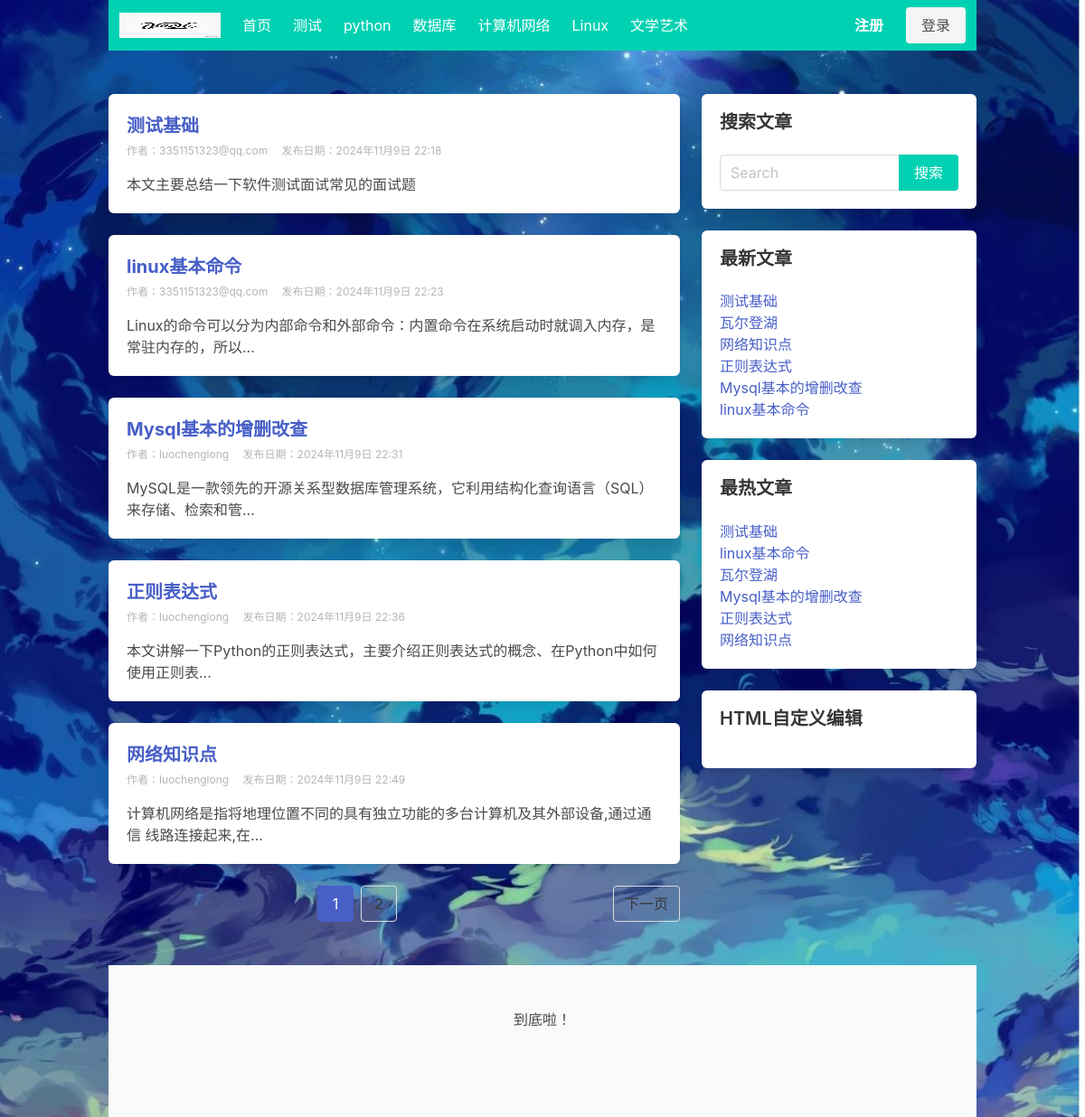
The page / on the database its author committed.
### blog/models.py (models this page shows, shortened)
class Category(models.Model):
    name = models.CharField(max_length=32, verbose_name="分类名称")
    desc = models.TextField(max_length=200, blank=True, default='', verbose_name="分类描述")
    add_date = models.DateTimeField(auto_now_add=True, verbose_name="添加时间")
    pub_date = models.DateTimeField(auto_now=True, verbose_name="修改时间")
    class Meta:
        verbose_name = "博客分类"
        verbose_name_plural = verbose_name

class Post(models.Model):
    title = models.CharField(max_length=61, verbose_name="文章标题")
    desc = models.TextField(max_length=200, blank=True, default='', verbose_name="文章描述")
    category = models.ForeignKey(Category, on_delete=models.CASCADE, verbose_name="分类")
    content = models.TextField(verbose_name="文章详情")
    tags = models.ForeignKey(Tag, blank=True, null=True, on_delete=models.CASCADE, verbose_name="文章标签")
    owner = models.ForeignKey(User, on_delete=models.CASCADE, verbose_name="作者")
    is_hot = models.BooleanField(default=False, verbose_name="是否热门")  # 手动热门推荐
    pv = models.IntegerField(default=0, verbose_name="浏览量")  # 浏览量
    add_date = models.DateTimeField(auto_now_add=True, verbose_name="添加时间")
    pub_date = models.DateTimeField(auto_now=True, verbose_name="修改时间")
    class Meta:
        verbose_name = "文章"
        verbose_name_plural = verbose_name

class Sidebar(models.Model):
    STATUS = (
        (1, '隐藏'),
        (2, '展示')
    )
    DISPLAY_TYPE = (
        (1, '搜索'),
        (2, '最新文章'),
        (3, '最热文章'),
        (4, '最近评论'),
        (5, '文章归档'),
        (6, 'HTML')
    )
    title = models.CharField(max_length=50, verbose_name="模块名称")  # 模块名称
    display_type = models.PositiveIntegerField(default=1, choices=DISPLAY_TYPE,
                                               verbose_name="展示类型")  # 侧边栏  搜索框/最新文章/热门文章/HTML自定义等
    content = models.CharField(max_length=500, blank=True, default='', verbose_name="内容",
                               help_text="如果设置的不是HTML类型，可为空")  # 这个字段是专门用来给HTML类型用的，其他类型可为空
    sort = models.PositiveIntegerField(default=1, verbose_name="排序", help_text='序号越大越靠前')
    status = models.PositiveIntegerField(default=2, choices=STATUS, verbose_name="状态")  # 隐藏  显示状态
    add_date = models.DateTimeField(auto_now_add=True, verbose_name="创建时间")  # 时间
    class Meta:
        verbose_name = "侧边栏"
        verbose_name_plural = verbose_name
        ordering = ['-sort']
    @classmethod  # 类方法装饰器，这个就变成了这个类的一个方法可以调用
    def get_sidebar(cls):
        return cls.objects.filter(status=2)  # 查询到所有允许展示的模块
    @property  # 成为一个类属性，调用的时候不需要后边的（）,是只读的，用户没办法修改
    def get_content(self):
        if self.display_type == 1:
            context = {
            }
            return render_to_string('blog/sidebar/search.html', context=context)
        elif self.display_type == 2:
            context = {
            }
            return render_to_string('blog/sidebar/new_post.html', context=context)
        elif self.display_type == 3:
            context = {
            }
            return render_to_string('blog/sidebar/hot_post.html', context=context)
        elif self.display_type == 4:
            context = {
            }
            return render_to_string('blog/sidebar/commment.html', context=context)
        elif self.display_type == 5:  # 文章归档
            context = {
            }
            return render_to_string('blog/sidebar/archives.html', context=context)
        elif self.display_type == 6:  # 自定义侧边栏
            return self.content  # 在侧边栏直接使用这里的html，模板中必须使用safe过滤器去渲染HTML

### blog/views.py (the view)
# urls.py: path('', views.index, name='index'),
def index(request):
    post_list = Post.objects.all()  # 查询到所有的文章,queryset
    paginator = Paginator(post_list, 5)  # 第二个参数2代表每页显示几个
    page_number = request.GET.get('page')  # http://assas.co/?page=1 (页码)
    page_obj = paginator.get_page(page_number)
    context = {'page_obj': page_obj}
    return render(request, 'blog/index.html', context)

### blog/templatetags/category.py (called while the page is built)
@register.simple_tag
def get_category_list():
    return Category.objects.all()

@register.simple_tag
def get_sidebar_list():
    return Sidebar.get_sidebar()

@register.simple_tag
def get_new_post():
    return Post.objects.order_by('-pub_date')[:8]

@register.simple_tag
def get_hot_pv_post():
    return Post.objects.order_by('-pv')[:8]

### blog/templates/blog/index.html
{% extends 'blog/base.html' %}

### blog/templates/blog/base.html (shortened to what this page needs)
<!DOCTYPE html>
{% load static category %}
<html lang="en">
<head>
	<link rel="stylesheet" href="https://cdn.jsdelivr.net/npm/bulma@0.9.3/css/bulma.min.css">
</head>
<body>
	<nav class="navbar is-primary container" role="navigation" aria-label="main navigation">
			<div class="navbar-brand">
				<a class="navbar-item" href="\">
					<img src="{% static 'users/images/logo (2).png' %}" width="112" height="28" alt="logo">
				</a>
			</div>
			<div id="navbarBasicExample" class="navbar-menu">
				<div class="navbar-start">
					{% block navbar-start %}
					<a class="navbar-item" href="/">
						首页
					</a>
					{% get_category_list as category_list %}
						{% for category in category_list %}
						<a class="navbar-item" href="{% url 'blog:category_list' category.id %}">
							{{ category.name }}
						</a>
						{% endfor %}
					{% endblock %}
				</div>
				<div class="navbar-end">
					{% block navbar-end %}
					<div class="navbar-item">
						{% if user.is_authenticated %}
						<div class="buttons">
							<a class="button is-primary" href="{% url 'users:user_profile' %}" target="_blank">
								<strong> {{ request.user.username }}</strong>
							</a>
							<a href="{% url 'users:logout' %}" class="button is-primary">退出</a>
						</div>
						{% else %}
						<div class="buttons">
							<a class="button is-primary" href="{% url 'users:register' %}" target="_blank">
								<strong>注册</strong>
							</a>
							<a class="button is-light" href="{% url 'users:login' %}" target="_blank">
								登录
							</a>
						</div>
						{% endif %}
					</div>
					{% endblock %}
				</div>
			</div>
	</nav>
	<section class="section">
		<div class=" container">
			<div class="columns">
				<div class="column is-8">
					{% block section %}
					{% if page_obj %}
					{% for post in page_obj %}
					<div class="box">
						<h1 class="is-size-5 has-text-weight-bold">
							<a href="{% url 'blog:post_detail' post.id %}"> {{ post.title }}</a>
						</h1>
						<div class=" is-size-7 has-text-grey-light pt-1 pb-1">
							<span class="mr-3">作者：{{ post.owner }}</span> <span>发布日期：{{ post.add_date }}</span>
						</div>
						<p class="mt-3">{{ post.desc|truncatechars:50 }}</p>
					</div>
					{% endfor %}
					{% else %}
					<div class="box">
						<p class="has-text-danger">文章不存在！</p>
					</div>
					{% endif %}
					{% if page_obj %}
						<nav class="pagination is-centered" role="navigation" aria-label="pagination">
						{% if page_obj.has_next %}
						<a class="pagination-next" href="?page={{ page_obj.next_page_number }}">下一页</a>
						{% endif %}
						<ul class="pagination-list">
							<li><a class="pagination-link is-current" aria-label="Page {{ page_obj.number }}" aria-current="page" href='?page={{ page_obj.number }}'>{{ page_obj.number }}</a></li>
						{% if page_obj.has_next %}
							<li><a class="pagination-link" href="?page={{ page_obj.next_page_number }}" aria-label="Goto page {{ page_obj.next_page_number }}">{{ page_obj.next_page_number }}</a></li>
						{% endif %}
						</ul>
						</nav>
						{% endif %}
					{% endblock %}
				</div>
				<div class="column is-4">
					{% block right %}
					{% get_sidebar_list as sidebar_list %}
					{% for sidebar in sidebar_list %}
					<div class="box">
						<h1 class=" is-size-5 title">{{ sidebar.title }}</h1>
						<p>{{ sidebar.get_content|safe }}</p>
					</div>
					{% endfor %}
					{% endblock %}
				</div>
			</div>
		</div>
	</section>
	{% block footer %}
	<footer class="footer container">
		<div class=" has-text-centered">
			到底啦！
		</div>
	</footer>
	{% endblock %}
</body>
</html>

### blog/templates/blog/sidebar/search.html (shortened to what this page needs)
<form action="{% url 'blog:search' %}" method="get">
    <div class="field has-addons">
        <div class="control is-expanded">
            <input type="search" class="input" name="keyword" placeholder="Search" value="{{ keyword }}">
        </div>
        <div class="control">
          <input  class="button is-primary" type="submit" value="搜索">
        </div>
      </div>
</form>

### blog/templates/blog/sidebar/new_post.html
{% load category %}
{% get_new_post as post_list %}
{% for post in post_list %}
    <ul>
        <li><a href="{% url 'blog:post_detail' post.id %}">{{ post.title }}</a></li>
    </ul>
{% endfor %}

### blog/templates/blog/sidebar/hot_post.html
{% load category %}
{% get_hot_pv_post as post_list %}
{% for post in post_list %}
    <ul>
        <li><a href="{% url 'blog:post_detail' post.id %}">{{ post.title }}</a></li>
    </ul>
{% endfor %}

### rows shown on the page
Category: name "测试"
Category: name "python"
Category: name "数据库"
Category: name "计算机网络"
Category: name "Linux"
Category: name "文学艺术"
Post: title "测试基础", owner "3351151323@qq.com", add_date "2024年11月9日 22:18", desc "本文主要总结一下软件测试面试常见的面试题"
Post: title "linux基本命令", owner "3351151323@qq.com", add_date "2024年11月9日 22:23", desc "Linux的命令可以分为内部命令和外部命令：内置命令在系统启动时就调入内存，是常驻内存的，所以..."
Post: title "Mysql基本的增删改查", owner "luochenglong", add_date "2024年11月9日 22:31", desc "MySQL是一款领先的开源关系型数据库管理系统，它利用结构化查询语言（SQL）来存储、检索和管..."
Post: title "正则表达式", owner "luochenglong", add_date "2024年11月9日 22:36", desc "本文讲解一下Python的正则表达式，主要介绍正则表达式的概念、在Python中如何使用正则表..."
Post: title "网络知识点", owner "luochenglong", add_date "2024年11月9日 22:49", desc "计算机网络是指将地理位置不同的具有独立功能的多台计算机及其外部设备,通过通信 线路连接起来,在..."
Sidebar: title "搜索文章"
Sidebar: title "最新文章"
Post: title "瓦尔登湖"
Sidebar: title "最热文章"
Sidebar: title "HTML自定义编辑"

### other values the page prints
{{ page_obj.number }} "1"
{{ page_obj.next_page_number }} "2"
